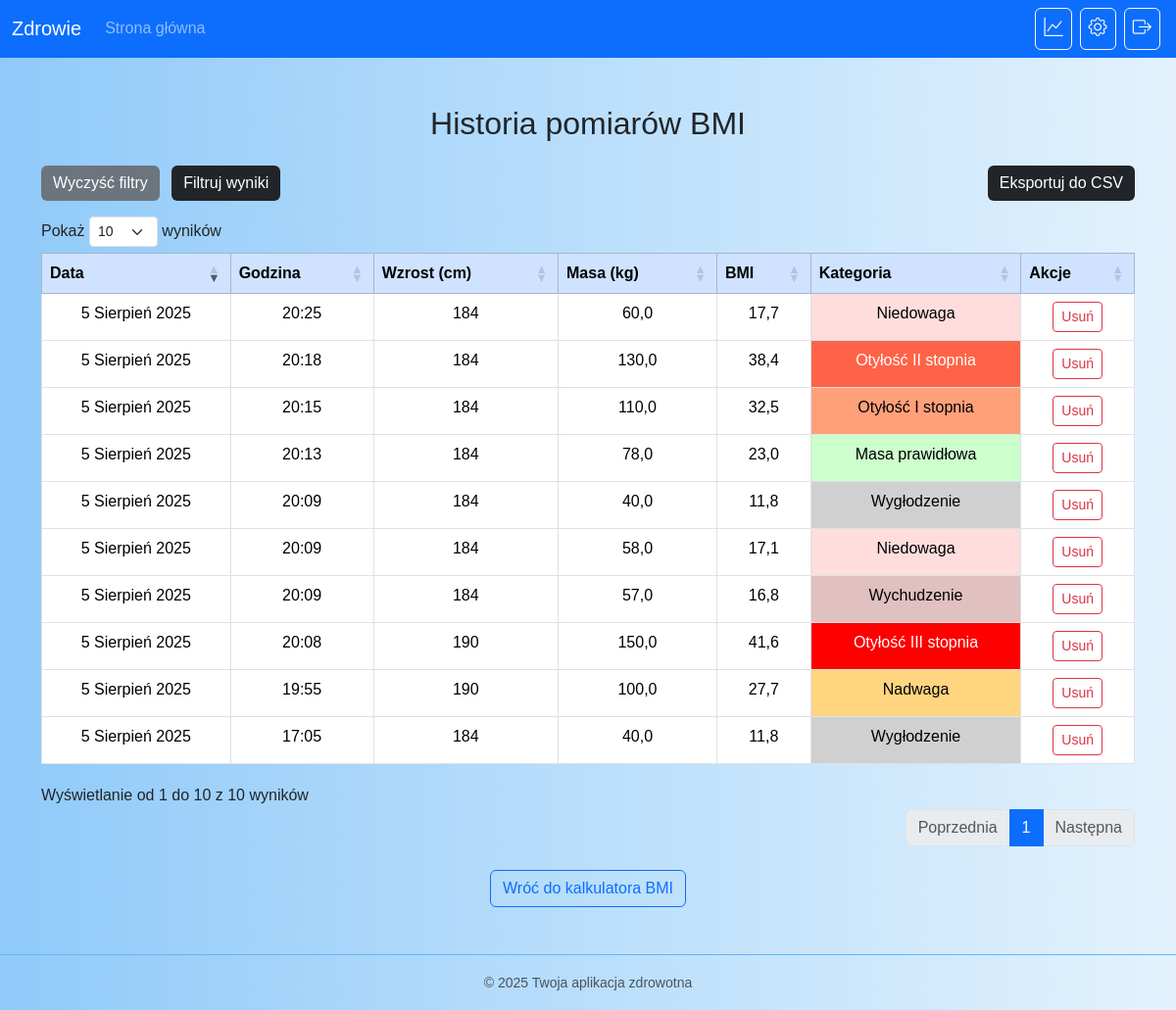
The app's page /bmi/history/ (signed in) with its own data.
### bmi/models.py (models this page shows, shortened)
class BMIRecord(models.Model):
    user = models.ForeignKey(settings.AUTH_USER_MODEL, on_delete=models.CASCADE)
    height = models.FloatField(null=True)
    weight = models.FloatField(null=True)
    bmi = models.FloatField()
    category = models.CharField(max_length=100)
    created_at = models.DateTimeField(auto_now_add=True)

### bmi/views.py (the view)
# urls.py: path('history/', views.bmi_history, name='bmi_history'),
@login_required
def bmi_history(request):
    records = BMIRecord.objects.filter(user=request.user).order_by('-created_at')
    category_classes = {
        'Wygłodzenie': 'wyglodzenie',
        'Wychudzenie': 'wychudzenie',
        'Niedowaga': 'niedowaga',
        'Masa prawidłowa': 'masa-prawidlowa',
        'Nadwaga': 'nadwaga',
        'Otyłość I stopnia': 'otylosc-i-stopnia',
        'Otyłość II stopnia': 'otylosc-ii-stopnia',
        'Otyłość III stopnia': 'otylosc-iii-stopnia',
    }
    for record in records:
        record.css_class = category_classes.get(record.category, '')
    return render(request, 'bmi/bmi_history.html', {'records': records})

### bmi/templates/bmi/bmi_history.html (shortened to what this page needs)
{% extends 'core/base.html' %}
{% load static %}
{% block content %}
<div class="container mt-5">
    <h2 class="text-center mb-4">Historia pomiarów BMI</h2>
    <div class="d-flex justify-content-between align-items-center mb-3">
        <div>
            <button id="clear-filters" class="btn btn-secondary me-2">Wyczyść filtry</button>
            <button class="btn btn-dark" id="toggle-filters">Filtruj wyniki</button>
        </div>
        <div>
            <button class="btn btn-dark" id="export-csv">Eksportuj do CSV</button>
        </div>
    </div>
    <table id="bmi-table" class="table table-bordered text-center">
        <thead class="table-primary">
            <tr>
                <th>Data</th>
                <th>Godzina</th>
                <th>Wzrost (cm)</th>
                <th>Masa (kg)</th>
                <th>BMI</th>
                <th>Kategoria</th>
                <th>Akcje</th>
            </tr>
        </thead>
        <tbody>
            {% for record in records %}
            {% with record.category|slugify as slug %}
            <tr>
                <td data-order="{{ record.created_at|date:'Y-m-d' }}T{{ record.created_at|time:'H:i' }}"
                    data-search="{{ record.created_at|date:'Y-m-d' }}">
                    {{ record.created_at|date:"j F Y" }}
                </td>
                <td>{{ record.created_at|time:"H:i" }}</td>
                <td>{{ record.height|floatformat:0 }}</td>
                <td>{{ record.weight|floatformat:1 }}</td>
                <td>{{ record.bmi|floatformat:1 }}</td>
                <td class="bmi-category category-{{ record.css_class }}">{{ record.category }}</td>
                <td>
                    <a href="{% url 'delete_bmi_record' record.id %}" class="btn btn-sm btn-outline-danger">Usuń</a>
                </td>
            </tr>
            {% endwith %}
            {% endfor %}
        </tbody>
    </table>
    <div class="text-center mt-4 mb-5">
        <a href="{% url 'bmi_form' %}" class="btn btn-outline-primary">Wróć do kalkulatora BMI</a>
    </div>
</div>
<link rel="stylesheet" href="https://cdn.datatables.net/1.13.4/css/dataTables.bootstrap5.min.css">
{% endblock %}

### core/static/css/style.css (style rules this page uses)
body { background: linear-gradient(to right, #90caf9, #e3f2fd); min-height: 100vh; margin: 0; font-family: Arial, sans-serif; }
.btn-dark { background-color: #212529 !important; color: #ffffff !important; border: none !important; transition: 0.3s !important; }
.btn-secondary { background-color: #6c757d !important; color: #ffffff !important; border: none !important; transition: 0.3s !important; }
.btn-outline-danger { color: #dc3545; border-color: #dc3545; transition: 0.3s; }

### bmi/templates/bmi/bmi_history.html (style rules this page uses)
.btn-outline-danger { color: #dc3545; border-color: #dc3545; transition: 0.3s; }
.bmi-category.category-wyglodzenie { background-color: #d0d0d0 !important; }
.bmi-category.category-wychudzenie { background-color: #e0c0c0 !important; }
.bmi-category.category-niedowaga { background-color: #fdd !important; }
.bmi-category.category-masa-prawidlowa { background-color: #cfc !important; }
.bmi-category.category-nadwaga { background-color: #ffd580 !important; }
.bmi-category.category-otylosc-i-stopnia { background-color: #ffa07a !important; }
.bmi-category.category-otylosc-ii-stopnia { background-color: #ff6347 !important; color: white !important; }
.bmi-category.category-otylosc-iii-stopnia { background-color: #ff0000 !important; color: white !important; }

### records on screen
BMIRecord: created_at "5 Sierpień 2025", created_at "20:25", height "184", weight "60,0", bmi "17,7", category "Niedowaga"
BMIRecord: created_at "5 Sierpień 2025", created_at "20:18", height "184", weight "130,0", bmi "38,4", category "Otyłość II stopnia"
BMIRecord: created_at "5 Sierpień 2025", created_at "20:15", height "184", weight "110,0", bmi "32,5", category "Otyłość I stopnia"
BMIRecord: created_at "5 Sierpień 2025", created_at "20:13", height "184", weight "78,0", bmi "23,0", category "Masa prawidłowa"
BMIRecord: created_at "5 Sierpień 2025", created_at "20:09", height "184", weight "40,0", bmi "11,8", category "Wygłodzenie"
BMIRecord: created_at "5 Sierpień 2025", created_at "20:09", height "184", weight "58,0", bmi "17,1", category "Niedowaga"
BMIRecord: created_at "5 Sierpień 2025", created_at "20:09", height "184", weight "57,0", bmi "16,8", category "Wychudzenie"
BMIRecord: created_at "5 Sierpień 2025", created_at "20:08", height "190", weight "150,0", bmi "41,6", category "Otyłość III stopnia"
BMIRecord: created_at "5 Sierpień 2025", created_at "19:55", height "190", weight "100,0", bmi "27,7", category "Nadwaga"
BMIRecord: created_at "5 Sierpień 2025", created_at "17:05", height "184", weight "40,0", bmi "11,8", category "Wygłodzenie"
